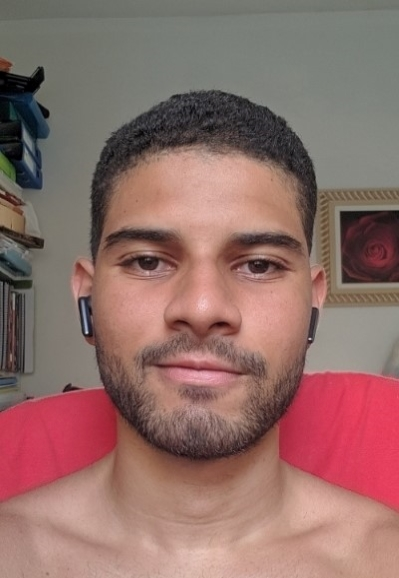
#> input picture PET_Visão_Computacional/Códigos/imagens/enio.jpg, 399 x 578 px, given in place of the camera
$ python 1_captura_de_camera_e_manipulacao_1.py
#> lines starting #> are read from the running program, lines starting #| are printed output that depends on the picture
"""
---------------------------------------------------------------------------------------------
Construa um programa em OpenCV que faça o seguinte:

1. Capture um quadro do vídeo de uma webcam;

2. Exiba em janelas diferentes versões do quadro:
a) em níveis de cinza;
b) em vermelho;
c) em verde;
d) em azul;

3. Salve o quadro original capturado e os quadros modificados como imagens em extensão PNG.

* Lembre-se de sempre liberar os recursos ao final.
---------------------------------------------------------------------------------------------
"""

# Primeiro de tudo devo importar as bibliotecas necessárias: numpy (np) e opencv-phyton (cv2):
import numpy as np
import cv2

# Inicializando a captura de vídeo a partir da webcam padrão (0) do meu notebook:
webCam = cv2.VideoCapture(0)

# Verificando se a abertura da webcam funcionou corretamente:
if webCam.isOpened():
    print("Conected!")

    # Ciclo While que vai rodar infinitamente enquanto o valor for True e vai parar apenas quando uma tecla de apoio for pressionada:
    while True:

    # O parâmetro .read gera duas informações, um valor booleano (T/F) e uma lista, então criei duas variáveis para receber o valor de leitura da webcam:
    # ret => valor booleano que representa o retorno do webCam.read(), se der certo retorna True;
    # frame => lista de pixels da webcam, ou seja, representação matricial da imagem que a webcam está lendo;
        ret, frame = webCam.read()
#> frame is the input picture: shape (578, 399, 3); mean B, G, R 104.5, 109.8, 144.2

    # Exibindo a imagem original que a webcam está reproduzindo:
        cv2.imshow('Original', frame)

    # Convertendo e exibindo a imagem da webcam para a escala de cinza:
        cv2.imshow('Gray', cv2.cvtColor(frame, cv2.COLOR_BGR2GRAY))
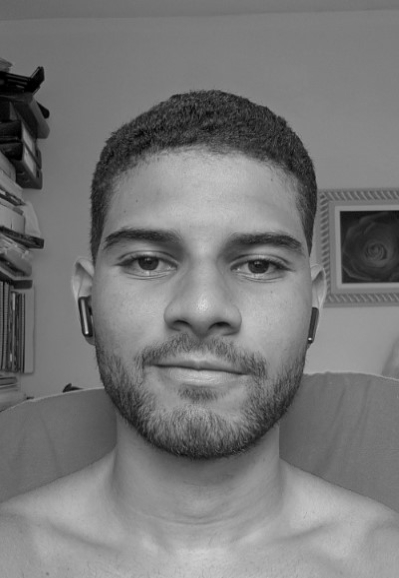
#> window 'Gray': shape (578, 399); min 0, max 218, mean 119.5

    # Divisão dos canais de cores BGR na imagem mostrada pela webcam, eles se dividem em 3 novos arrays para cada cor separada:
        (blue, green, red) = cv2.split(frame)
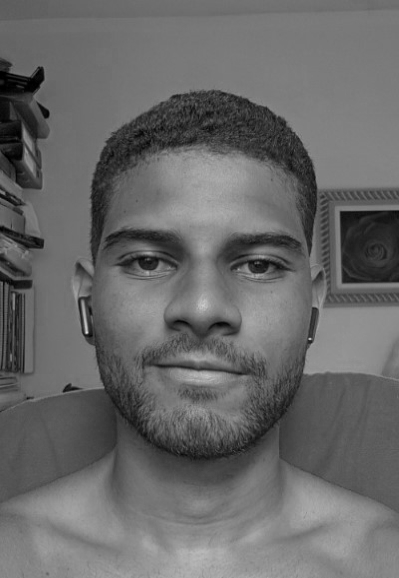
#> blue: shape (578, 399); min 0, max 226, mean 104.5
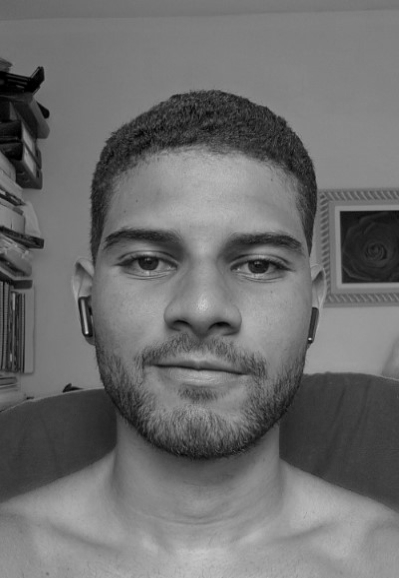
#> green: shape (578, 399); min 0, max 214, mean 109.8
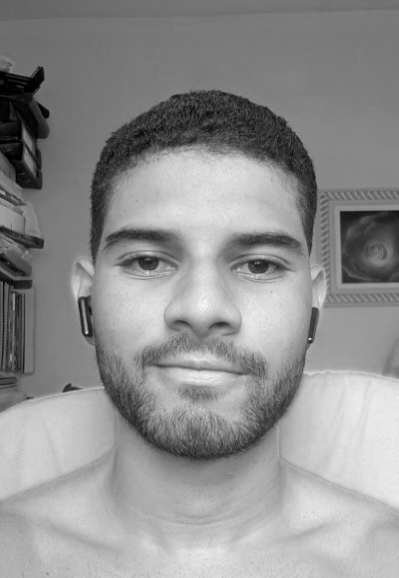
#> red: shape (578, 399); min 0, max 253, mean 144.2

    # Gerando um array apenas de zeros para mesclar com as cores separadas e formar uma imagem com apenas uma cor de destaque:
        zeros = np.zeros(frame.shape[:2], dtype="uint8")

    # Exibindo a imagem que a webcam está reproduzindo apenas com a cor azul:
        cv2.imshow('Blue', cv2.merge([blue, zeros, zeros]))
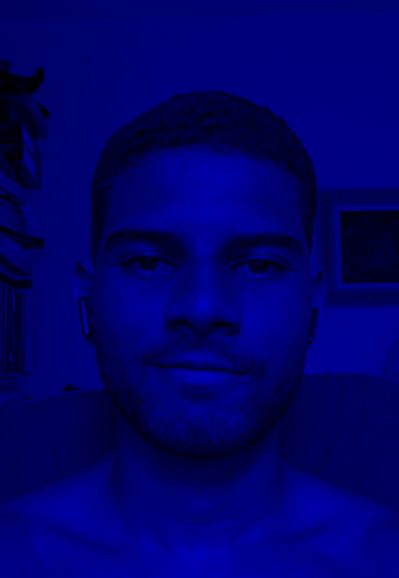
#> window 'Blue': shape (578, 399, 3); mean B, G, R 104.5, 0, 0

    # Exibindo a imagem que a webcam está reproduzindo apenas com a cor verde:
        cv2.imshow('Green', cv2.merge([zeros, green, zeros]))
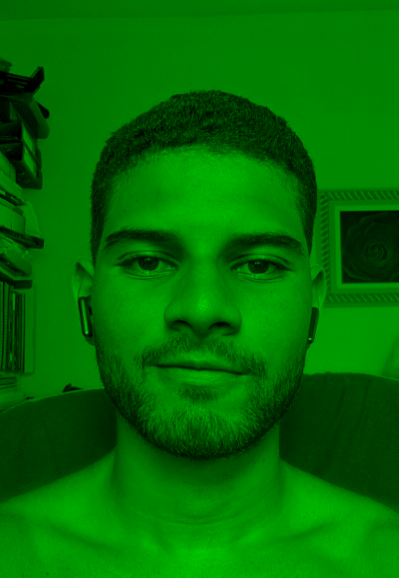
#> window 'Green': shape (578, 399, 3); mean B, G, R 0, 109.8, 0

    # Exibindo a imagem que a webcam está reproduzindo apenas com a cor vermelha:
        cv2.imshow('Red', cv2.merge([zeros, zeros, red]))
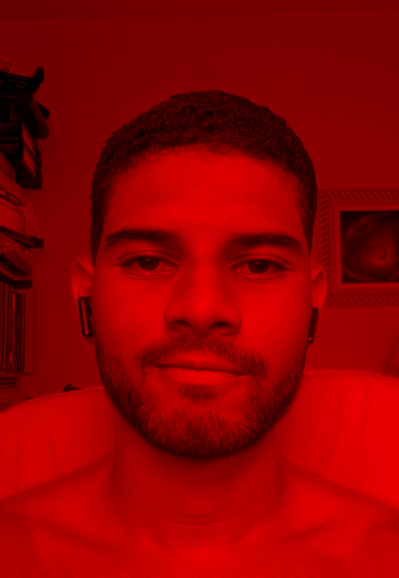
#> window 'Red': shape (578, 399, 3); mean B, G, R 0, 0, 144.2

    # Se a tecla 27 (ESC) for pressionada, um 'break' é acionado e o programa saí do ciclo:
        if cv2.waitKey(1) == 27:
#> (key Esc is pressed here)
            break

    # Criar arquivo com a imagem original:
    cv2.imwrite("imagens/Semana2/Exercicio1/webCam_Original.png", frame)

    # Criar arquivo com a imagem em escala de cinza:
    cv2.imwrite("imagens/Semana2/Exercicio1/webCam_Gray.png", cv2.cvtColor(frame, cv2.COLOR_BGR2GRAY))

    # Criar arquivo com a imagem azul:
    cv2.imwrite("imagens/Semana2/Exercicio1/webCam_Blue.png", cv2.merge([blue, zeros, zeros]))

    # Criar arquivo com a imagem verde:
    cv2.imwrite("imagens/Semana2/Exercicio1/webCam_Green.png", cv2.merge([zeros, green, zeros]))

    # Criar arquivo com a imagem vermelha:
    cv2.imwrite("imagens/Semana2/Exercicio1/webCam_Red.png", cv2.merge([zeros, zeros, red]))

# Encerrando a conexão com a webcam:
webCam.release()

# Garantia de que as janelas abertas pelo programa serão fechadas:
cv2.destroyAllWindows()

$ run again, on PET_Visão_Computacional/Códigos/imagens/otto.jpg
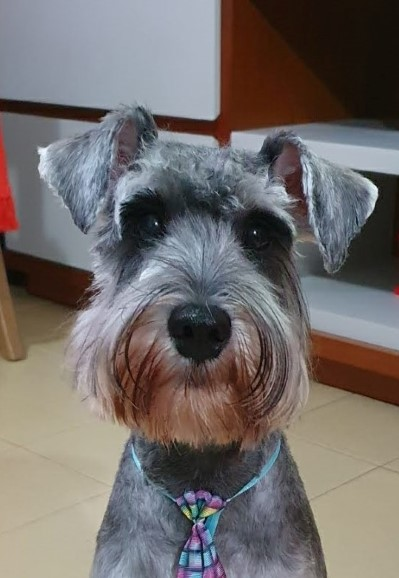
#> input picture PET_Visão_Computacional/Códigos/imagens/otto.jpg, 399 x 578 px, given in place of the camera
#> frame is the input picture: shape (578, 399, 3); mean B, G, R 106.4, 108.3, 113.9
#> `cv2.imshow('Green', cv2.merge([zeros, green, zeros]))`:
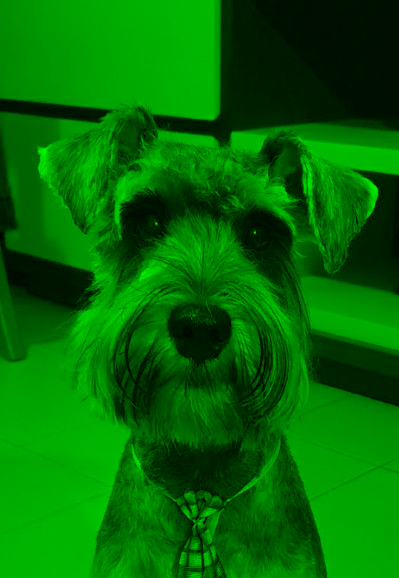
#> window 'Green': shape (578, 399, 3); mean B, G, R 0, 108.3, 0
#> `cv2.imshow('Red', cv2.merge([zeros, zeros, red]))`:
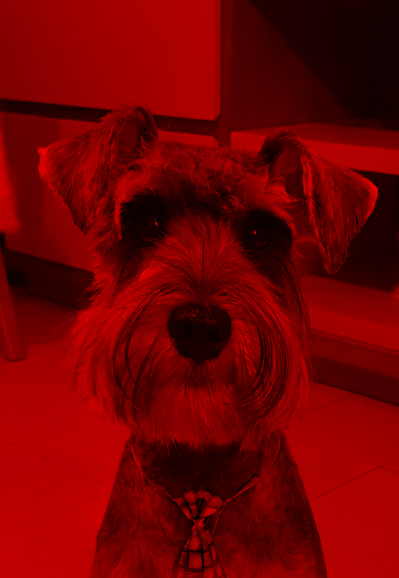
#> window 'Red': shape (578, 399, 3); mean B, G, R 0, 0, 113.9

$ run again, on PET_Visão_Computacional/Códigos/imagens/therock.jpg
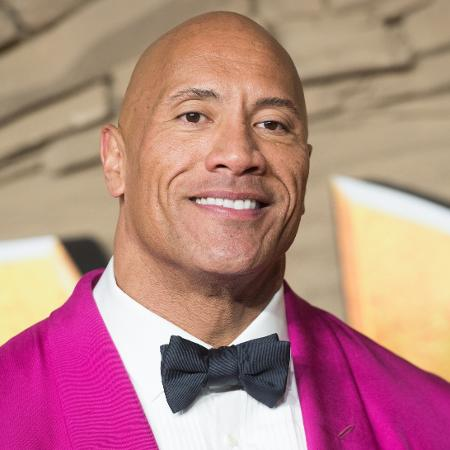
#> input picture PET_Visão_Computacional/Códigos/imagens/therock.jpg, 450 x 450 px, given in place of the camera
#> frame is the input picture: shape (450, 450, 3); mean B, G, R 130.3, 133.2, 182.6
#> `cv2.imshow('Green', cv2.merge([zeros, green, zeros]))`:
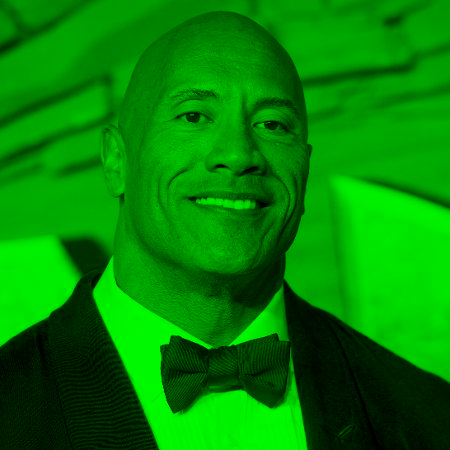
#> window 'Green': shape (450, 450, 3); mean B, G, R 0, 133.2, 0
#> `cv2.imshow('Red', cv2.merge([zeros, zeros, red]))`:
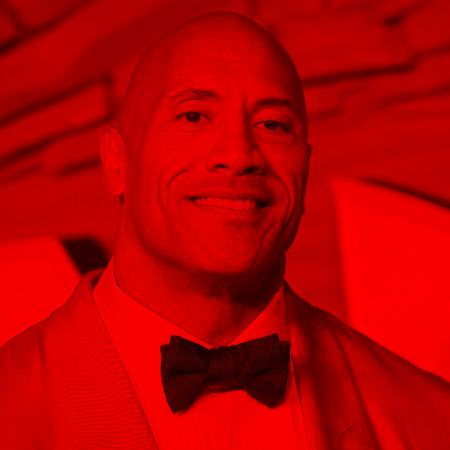
#> window 'Red': shape (450, 450, 3); mean B, G, R 0, 0, 182.6
